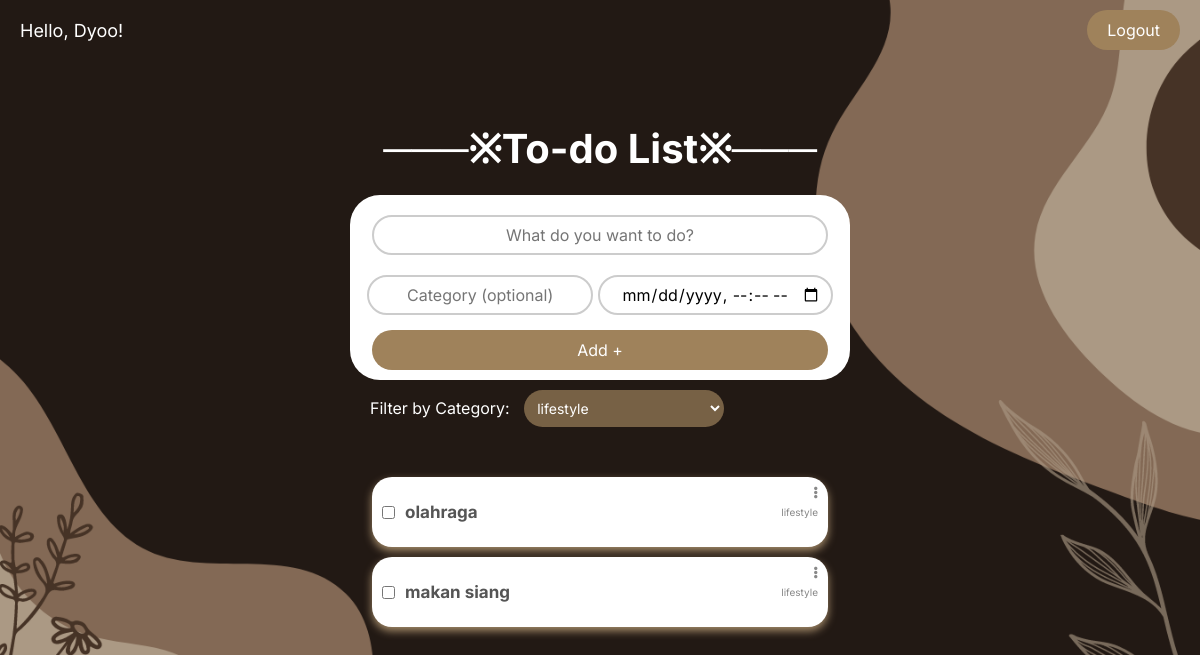
The app's page /index.php?category=5 (signed in) with its own data.
### tables this page shows
CREATE TABLE `todos` (
  `id` int(11) NOT NULL,
  `title` text NOT NULL,
  `date_time` datetime NOT NULL DEFAULT current_timestamp(),
  `checked` tinyint(1) NOT NULL DEFAULT 0,
  `deadline` datetime DEFAULT NULL,
  `category_id` int(11) DEFAULT NULL,
  `user_id` int(11) DEFAULT NULL
);

CREATE TABLE `categories` (
  `id` int(11) NOT NULL,
  `name` varchar(100) NOT NULL,
  `todo_id` int(11) DEFAULT NULL
);

### index.php (the view, shortened to what this page needs)
<?php
require 'db_conn.php';
?>
<!DOCTYPE html>
<html lang="en">
<head>
    <link rel="stylesheet" href="css/style.css?v=1.0">
    <link rel="stylesheet" href="https://cdnjs.cloudflare.com/ajax/libs/font-awesome/5.15.4/css/all.min.css">
</head>
<body>
    <div class="header-section">
        <div class="welcome-message">
            <p>Hello, <?php echo htmlspecialchars($_SESSION['username']); ?>!</p>
        </div>
        <a href="logout.php" class="logout-button">Logout</a>
    </div>
    <div class="main-section">
        <h1 class="title">───※To-do List※───</h1>
        <div class="add-section">
            <form action="app/add.php" method="POST" autocomplete="off">
                <?php if(isset($_GET['mess']) && $_GET['mess'] == 'error'){ ?>
                <input type="text" name="title" style="border-color: #ff6666" placeholder="What do you want to do?" />
                <?php }else{ ?>
                <input type="text" name="title" placeholder="What do you want to do?" />
                <?php } ?>
                <div class="row">
                    <input type="text" name="category" placeholder="Category (optional)" />
                    <input type="datetime-local" name="deadline" />
                </div>
                <button type="submit">Add +</button>
            </form>
        </div>
        <div class="filter-section">
            <label for="category-filter">Filter by Category:</label>
            <select id="category-filter">
                <?php
                $categories = $conn->prepare("
                    SELECT categories.id, categories.name
                    FROM categories
                    JOIN todos ON categories.id = todos.category_id
                    WHERE todos.user_id = :user_id
                    GROUP BY categories.id
                    ORDER BY categories.name ASC
                ");
                $categories->bindParam(':user_id', $_SESSION['user_id'], PDO::PARAM_INT);
                $categories->execute();
                while ($category = $categories->fetch(PDO::FETCH_ASSOC)) {
                    $selected = (isset($_GET['category']) && $_GET['category'] == $category['id']) ? 'selected' : '';
                    echo '<option value="' . $category['id'] . '" ' . $selected . '>' . htmlspecialchars($category['name']) . '</option>';
                }
                ?>
            </select>
        </div>
        <?php
        $filter_category_id = isset($_GET['category']) ? $_GET['category'] : 'all';
        if ($filter_category_id === 'all') {
            $query = "SELECT todos.*, categories.name AS category_name
                      FROM todos
                      LEFT JOIN categories ON todos.category_id = categories.id
                      WHERE todos.user_id = :user_id
                      ORDER BY categories.id DESC, todos.id DESC";
        } else {
            $query = "SELECT todos.*, categories.name AS category_name
                      FROM todos
                      LEFT JOIN categories ON todos.category_id = categories.id
                      WHERE todos.category_id = :category_id AND todos.user_id = :user_id
                      ORDER BY todos.id DESC";
        }
        $stmt = $conn->prepare($query);
        $stmt->bindParam(':user_id', $_SESSION['user_id'], PDO::PARAM_INT);
        if ($filter_category_id !== 'all') {
            $stmt->bindParam(':category_id', $filter_category_id, PDO::PARAM_INT);
        }
        $stmt->execute();
        $todos = $stmt->fetchAll(PDO::FETCH_ASSOC);
        ?>
        <div class="show-todo-section">
            <?php foreach($todos as $todo) { ?>
            <div class="todo-item">
                <span class="ellipsis-menu">
                    <i class="fas fa-ellipsis-v ellipsis-icon"></i>
                </span>
                <?php if($todo['checked']){ ?>
                <input type="checkbox" class="check-box" data-todo-id="<?php echo $todo['id']; ?>" checked />
                <h2 class="checked"><?php echo htmlspecialchars($todo['title']) ?></h2>
                <?php }else { ?>
                <input type="checkbox" data-todo-id="<?php echo $todo['id']; ?>" class="check-box" />
                <h2><?php echo htmlspecialchars($todo['title']) ?></h2>
                <?php } ?>
                <br>
                <?php if (!empty($todo['category_name'])): ?>
                <small class="category"><?php echo htmlspecialchars($todo['category_name']) ?></small>
                <?php endif; ?>
            </div>
            <?php } ?>
        </div>
    </div>
</body>
</html>

### css/style.css (style rules this page uses)
* { padding: 0; margin: 0; box-sizing: border-box; }
:root { --background-color: #dac09b; --main-color: #9f825b; --hover-color: #7c6548; --text-color: #fff; --input-border-color: #ccc; --input-background-color: #fff; --button-hover-shadow: 0 2px 2px 0 #ccc, 0 2px 3px 0 #ccc; --error-background-color: #f2dede; --error-text-color: rgb(173, 84, 84); --todo-item-shadow: 0 4px 8px 0 #a58c6a; --todo-item-background-color: #fff; --checked-color: #999; --empty-text-color: #ccc; --title-color: #fff; --edit-color: rgb(179, 179, 179); --edit-hover-color: rgb(179, 179, 179); --remove-color: rgb(179, 179, 179); --modal-background-color: #fefefe; --modal-overlay-color: rgba(0, 0, 0, 0.4); --modal-content-border-color: #888; --modal-button-background-color: #9f825b; --modal-button-text-color: #fff; --modal-button-hover-background-color: #776145; }
body { background-image: url("../img/back.png"); background-size: cover; background-position: center; background-attachment: fixed; color: var(--text-color); font-family: "Inter var", Inter, sans-serif; font-feature-settings: "ss01", "cv08", "calt"; display: flex; justify-content: center; }
.header-section { width: 100%; background-color: #ffffff00; padding: 10px 20px; display: flex; justify-content: space-between; align-items: center; position: fixed; top: 0; left: 0; z-index: 1000; }
.title { text-align: center; font-size: 40px; color: var(--title-color); margin: 20px 0; }
.main-section { background: transparent; max-width: 500px; width: 90%; height: 500px; margin: 80px auto 20px; border-radius: 10px; padding-top: 20px; }
.add-section { width: 100%; background: var(--input-background-color); margin: 0 auto; margin-bottom: 10px; padding: 10px; border-radius: 30px; }
.add-section input { display: block; width: 95%; height: 40px; margin: 10px auto; border: 2px solid var(--input-border-color); font-family: "inter"; font-size: 16px; border-radius: 20px; padding: 8px; text-align: center; }
.add-section button { display: block; width: 95%; height: 40px; margin: 0 auto; border: none; outline: none; background: var(--main-color); color: var(--text-color); font-family: "inter"; font-size: 16px; border-radius: 20px; cursor: pointer; text-align: center; }
.show-todo-section { width: 100%; background: transparent; margin: 30px auto; padding: 10px; border-radius: 5px; }
.todo-item { width: 95%; overflow-x: hidden; margin: 10px auto; padding: 15px 10px; border-radius: 20px; position: relative; display: flex; align-items: center; background-color: var(--todo-item-background-color); box-shadow: var(--todo-item-shadow); }
.todo-item h2 { word-wrap: break-word; overflow-wrap: break-word; white-space: normal; display: block; padding: 5px 0; font-size: 17px; color: #555; flex-grow: 1; margin-left: 10px; margin-top: 5px; margin-bottom: 5px; }
.todo-item small { display: block; padding: 5px 0; color: #888; padding-left: 30px; font-size: 14px; }
.todo-item .ellipsis-menu { position: absolute; top: 10px; right: 10px; }
.todo-item .ellipsis-icon { cursor: pointer; font-size: 12px; color: #888; }
.ellipsis-menu { position: absolute; top: 10px; right: 10px; font-size: 10px; }
.ellipsis-icon { cursor: pointer; font-size: 10px; color: #888; }
.row { display: flex; justify-content: space-between; margin-top: 10px; }
.row input { width: 48%; margin-bottom: 10px; }
.todo-item .category { font-size: 10px; color: #888; }
.row { display: flex; justify-content: space-between; align-items: center; margin: 5px 5px; }
.row select, .row input[type="datetime-local"] { padding: 10px; border: 2px solid var(--input-border-color); border-radius: 20px; font-size: 16px; font-family: "Inter var", Inter, sans-serif; box-sizing: border-box; }
.row input[type="datetime-local"] { width: 50%; }
#category-filter { padding: 8px; font-family: "inter"; font-size: 14px; border: 1px solid #cccccc00; border-radius: 20px; background-color: #776145; color: #ffffff; outline: none; width: 200px; }
#category-filter option { font-size: 12px; padding: 8px; border: 1px solid #cccccc00; border-radius: 20px; }
.filter-section label { font-size: 16px; margin-left: 20px; margin-right: 10px; }
.welcome-message { font-size: 18px; }
.logout-button { padding: 10px 20px; background-color: var(--main-color); color: white; border: none; cursor: pointer; border-radius: 20px; text-decoration: none; }

### records on screen
todos: title "olahraga", category.name "lifestyle"
todos: title "makan siang", category.name "lifestyle"

### other values on screen
$_SESSION['username'] "Dyoo"
form field value "lifestyle"
